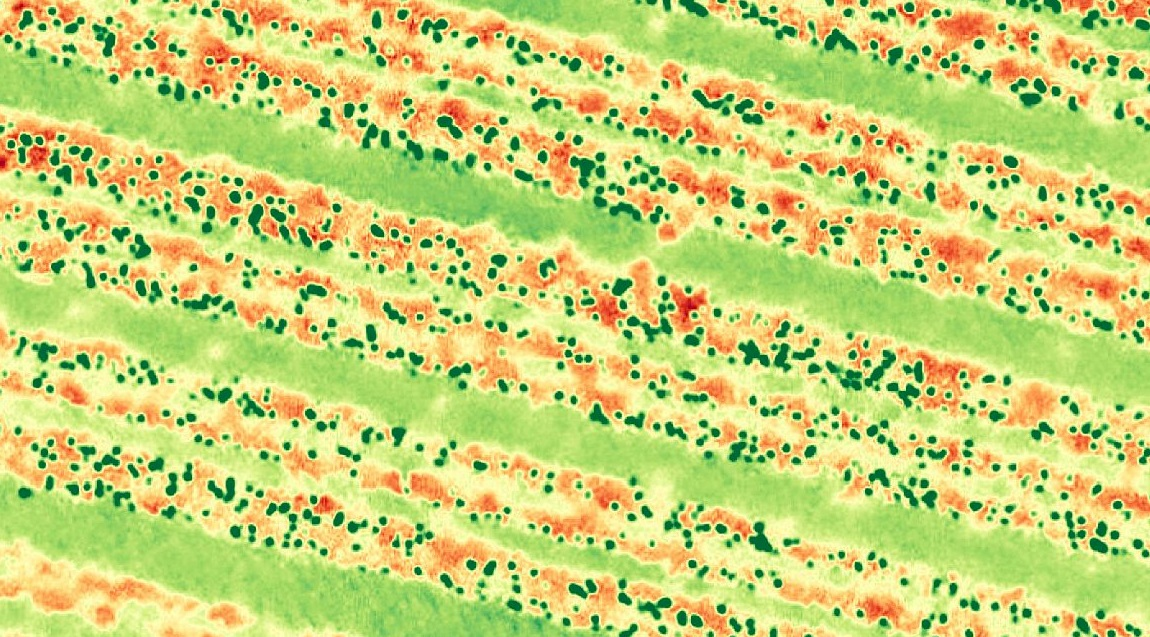
#> input picture goruntuIsleme1/say.jpg, 1150 x 637 px
$ python nesne_sayma.py
#> lines starting #> are read from the running program, lines starting #| are printed output that depends on the picture; after the words box and inside, x2 and y2 are one past the last pixel; in counts of white or black regions, pixels touching at a corner belong together
import cv2
import numpy as np
import pandas as pd

image = cv2.imread('say.jpg')
#> image is the input picture: shape (637, 1150, 3); mean B, G, R 117.4, 209.8, 199

# Görüntüyü hiperspektral renk uzayından RGB'ye dönüştürün
rgb_image = cv2.cvtColor(image, cv2.COLOR_BGR2RGB)

# Koyu yeşil bölgeleri tespit edin
lower_green = np.array([0, 50, 0], dtype=np.uint8)
upper_green = np.array([50, 255, 50], dtype=np.uint8)
mask = cv2.inRange(rgb_image, lower_green, upper_green)
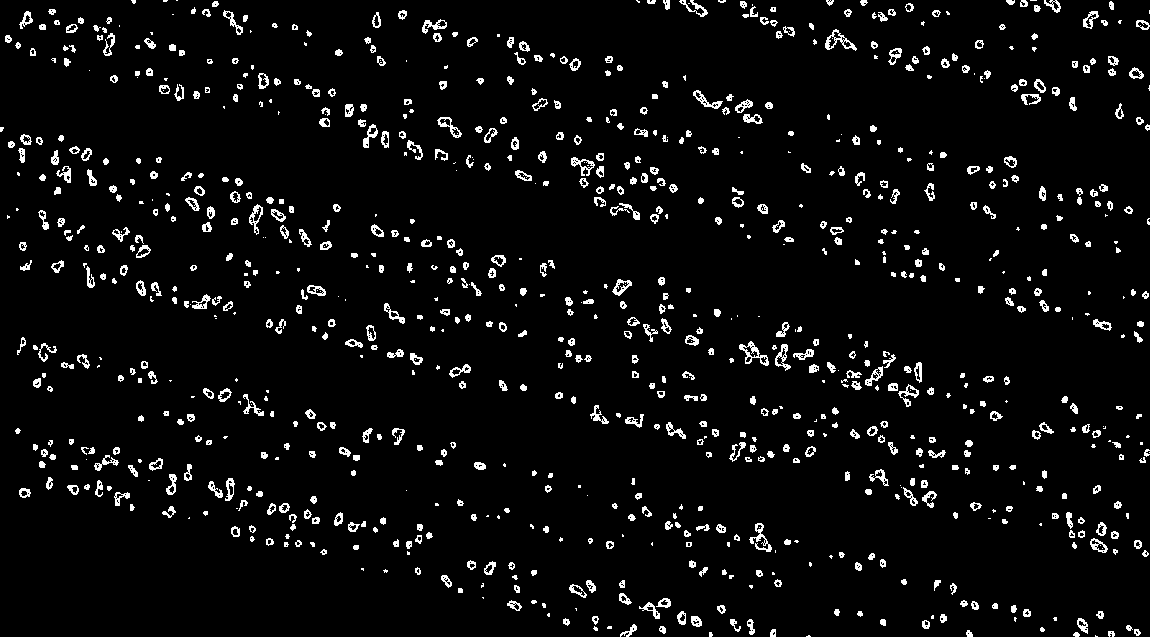
#> mask: shape (637, 1150); 4.8% white in thin lines or dots

# Koyu yeşil bölgelerin kontürlerini bulun
contours, _ = cv2.findContours(mask, cv2.RETR_EXTERNAL, cv2.CHAIN_APPROX_SIMPLE)
#> contours = 925 contours, 370 with area under 20; largest, box (x1, y1, x2, y2) and area: (739, 341, 769, 366) 283, (825, 29, 857, 51) 272, (437, 117, 462, 138) 188, (571, 157, 595, 176) 183, (249, 204, 263, 235) 182

# Excel tablosu için veri listesi oluşturun
data = []
for i, contour in enumerate(contours, start=1):
    # Konturun alanını hesaplayın
    area = cv2.contourArea(contour)
    if area > 0:
        # Konturun sınırlayıcı kutusunu hesaplayın
        x, y, w, h = cv2.boundingRect(contour)
        # Ortalama ve medyan renk değerlerini hesaplayın
        mean_color = np.mean(rgb_image[y:y+h, x:x+w], axis=(0, 1))
        median_color = np.median(rgb_image[y:y+h, x:x+w], axis=(0, 1))
        # Veri listesine ekle
        data.append([i, (x + w // 2, y + h // 2), w, h, np.sqrt(w**2 + h**2), area, -np.sum((mask[y:y+h, x:x+w] / 255) * np.log2(mask[y:y+h, x:x+w] / 255)), mean_color[0], mean_color[1], mean_color[2], median_color[0], median_color[1], median_color[2]])
#> this loop made 925 passes
#> (area, x, y, w, h, mean_color, median_color) on passes 5, 6, 7, 8, 10, 14, 15, 16, 17, 18: (20.5, 1108, 631, 7, 6, [16.93, 111.1, 42.74], [8.5, 106, 44]), (26, 966, 630, 7, 7, [35.76, 120.8, 48.31], [13, 105, 36]), (26.5, 1134, 629, 7, 7, [31.57, 124.8, 48.18], [13, 113, 44]), (32, 770, 629, 6, 8, [17.23, 113.7, 42.6], [6, 107, 42.5]), (31.5, 659, 626, 7, 8, [34.86, 122.2, 45.95], [12.5, 109.5, 37]), (55.5, 620, 624, 17, 13, [104.2, 168.9, 93.34], [62, 152, 71]), (48, 922, 620, 8, 9, [17.89, 111.2, 43.47], [5.5, 106, 42]), (26, 880, 619, 6, 7, [15.93, 113.7, 38.64], [7, 107.5, 37]), (59.5, 747, 619, 8, 16, [39.8, 128.7, 56.66], [15, 111, 45]), (36.5, 730, 619, 11, 13, [84.76, 153.2, 79.1], [35, 115, 58])
#> after the loop, data = 873 items

# Verileri DataFrame'e dönüştürün
df = pd.DataFrame(data, columns=["No", "Center", "Width", "Height", "Diagonal", "Area", "Entropy", "Mean_R", "Mean_G", "Mean_B", "Median_R", "Median_G", "Median_B"])
#> df = table of 873 rows and 13 columns

# DataFrame'i Excel dosyasına yazdırın
df.to_excel("output.xlsx", index=False)
